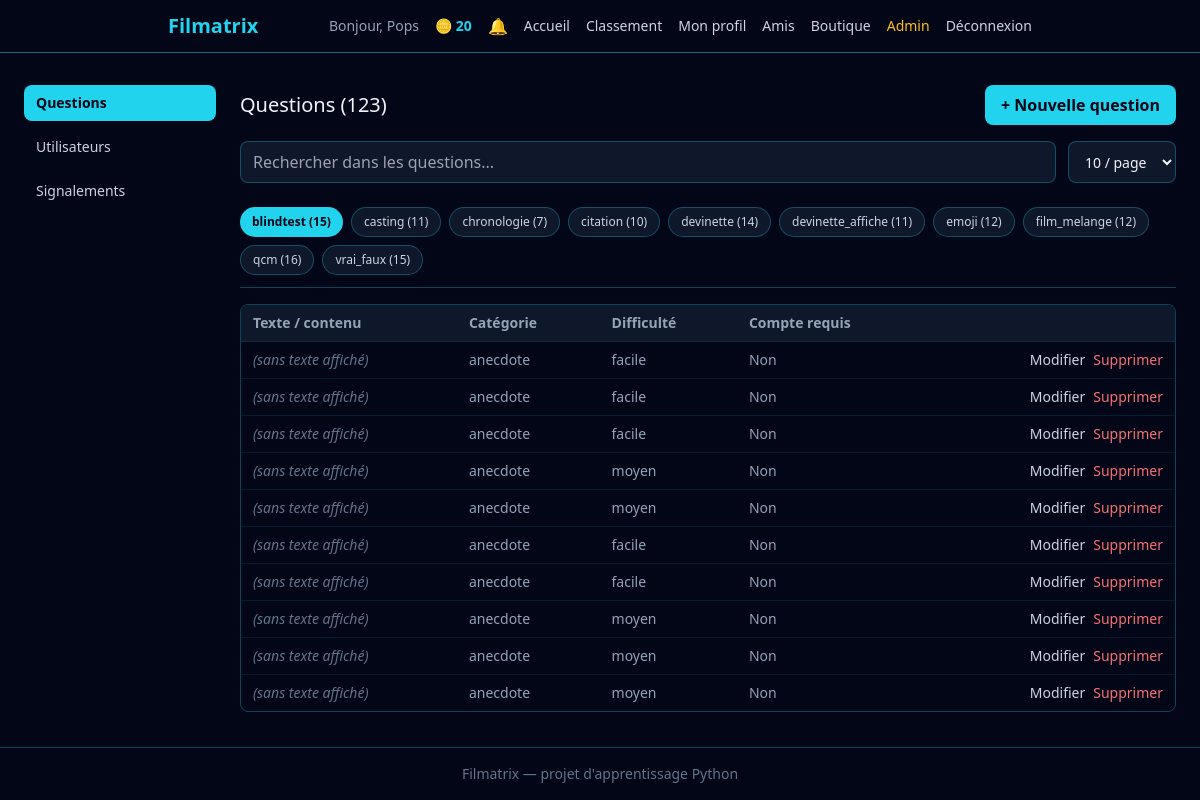
The app's page /admin/questions (signed in) with its own data.
### src/models.py (models this page shows, shortened)
class User(db.Model, UserMixin):
    __tablename__ = "users"
    id = db.Column(db.Integer, primary_key=True)
    username = db.Column(db.String(50), unique=True, nullable=False)
    email = db.Column(db.String(120), unique=True, nullable=False)
    password_hash = db.Column(db.String(255), nullable=False)
    total_xp = db.Column(db.Integer, nullable=False, default=0)
    coins = db.Column(db.Integer, nullable=False, default=0)
    equipped_title = db.Column(db.String(50), nullable=True)
    is_admin = db.Column(db.Boolean, nullable=False, default=False)
    avatar = db.Column(db.String(10), nullable=True)
    bio = db.Column(db.String(280), nullable=True)

class Question(db.Model):
    __tablename__ = "questions"
    id = db.Column(db.Integer, primary_key=True)
    mode = db.Column(db.String(50), nullable=False)
    category = db.Column(db.String(50), nullable=False)
    difficulty = db.Column(db.String(20), nullable=False)
    prompt = db.Column(db.Text, nullable=False)
    payload = db.Column(db.JSON, nullable=False)
    correct_answer = db.Column(db.JSON, nullable=False)
    requires_account = db.Column(db.Boolean, nullable=False, default=False)

### app.py (the view)
    @app.route("/admin/questions")
    @login_required
    @admin_required
    def admin_questions_list() -> str:
        all_questions = Question.query.order_by(Question.mode, Question.id).all()
        questions_by_mode = {}
        for question in all_questions:
            questions_by_mode.setdefault(question.mode, []).append(question)
        return render_template(
                "admin/questions_list.html",
                questions_by_mode=questions_by_mode,
                total_count=len(all_questions),
                active_admin_section="questions"
            )

### src/admin.py (called while the page is built)
def admin_required(view_function):
    @wraps(view_function)
    def wrapped_view(*args, **kwargs):
        if not current_user.is_authenticated or not current_user.is_admin:
            abort(403)
        return view_function(*args, **kwargs)
    return wrapped_view

### src/notifications.py (called while the page is built)
def get_unread_count(user_id: int) -> int:
    return Notification.query.filter_by(user_id=user_id, is_read=False).count()

### templates/admin/questions_list.html (shortened to what this page needs)
{% extends "admin/base_admin.html" %}
{% block admin_content %}
<div class="flex items-center justify-between mb-4">
    <h2 class="text-xl">Questions ({{ total_count }})</h2>
    <a href="{{ url_for('admin_questions_new') }}"
       class="bg-cyan-400 hover:bg-cyan-300 text-slate-950 font-bold px-4 py-2 rounded-lg transition">
        + Nouvelle question
    </a>
</div>
<div class="flex flex-col sm:flex-row gap-3 mb-6">
    <div class="relative flex-1">
        <input type="text" id="question-search" placeholder="Rechercher dans les questions..."
               class="w-full bg-slate-900 border border-cyan-400/30 rounded-lg px-3 py-2 text-slate-100"
               autocomplete="off">
    </div>
    <select id="rows-per-page-select"
            class="bg-slate-900 border border-cyan-400/30 rounded-lg px-3 py-2 text-slate-100 text-sm">
        <option value="10">10 / page</option>
    </select>
</div>
<div class="flex flex-wrap gap-2 mb-4 border-b border-cyan-400/30 pb-3">
    {% for mode, questions in questions_by_mode.items() %}
    <button type="button" class="mode-tab-button text-xs px-3 py-1.5 rounded-full transition
                                  {% if loop.first %}bg-cyan-400 text-slate-950 font-bold{% else %}bg-slate-900 border border-cyan-400/30 text-slate-300 hover:border-cyan-400{% endif %}"
            data-mode="{{ mode }}">
        {{ mode }} ({{ questions | length }})
    </button>
    {% endfor %}
</div>
{% for mode, questions in questions_by_mode.items() %}
<div class="question-mode-panel {% if not loop.first %}hidden{% endif %}" data-mode="{{ mode }}">
    <div class="overflow-x-auto rounded-lg border border-cyan-400/30">
        <table class="w-full text-sm">
            <thead>
                <tr class="bg-slate-900 text-slate-400 text-left">
                    <th class="px-3 py-2">Texte / contenu</th>
                    <th class="px-3 py-2">Catégorie</th>
                    <th class="px-3 py-2">Difficulté</th>
                    <th class="px-3 py-2">Compte requis</th>
                    <th class="px-3 py-2"></th>
                </tr>
            </thead>
            <tbody>
                {% for question in questions %}
                <tr class="border-t border-cyan-400/10 hover:bg-slate-900/50 question-row"
                    id="question-row-{{ question.id }}"
                    data-search-text="{{ question.prompt }} {{ question.category }}"
                    data-mode="{{ mode }}"
                    data-display-text="{{ question.prompt if question.prompt else '(' + question.category + ')' }}">
                    <td class="px-3 py-2">
                        {% if question.prompt %}
                            {{ question.prompt }}
                        {% else %}
                            <span class="text-slate-500 italic">(sans texte affiché)</span>
                        {% endif %}
                    </td>
                    <td class="px-3 py-2 text-slate-400">{{ question.category }}</td>
                    <td class="px-3 py-2 text-slate-400">{{ question.difficulty }}</td>
                    <td class="px-3 py-2 text-slate-400">{{ "Oui" if question.requires_account else "Non" }}</td>
                    <td class="px-3 py-2">
                        <div class="flex gap-2 justify-end">
                            <a href="{{ url_for('admin_questions_edit', question_id=question.id) }}"
                               class="text-slate-300 hover:text-cyan-400 transition">Modifier</a>
                            <form method="POST" action="{{ url_for('admin_questions_delete', question_id=question.id) }}"
                                  onsubmit="return confirm('Supprimer cette question ?');">
                                <button type="submit" class="text-red-400 hover:text-red-300 transition">Supprimer</button>
                            </form>
                        </div>
                    </td>
                </tr>
                {% endfor %}
            </tbody>
        </table>
    </div>
</div>
{% endfor %}
{% endblock %}

### templates/base.html (shortened to what this page needs)
<!DOCTYPE html>
<html lang="fr">
<head>
    <link rel="stylesheet" href="{{ url_for('static', filename='css/output.css') }}">
</head>
<body class="bg-slate-950 text-slate-100 min-h-screen flex flex-col">
    <header class="border-b border-cyan-400/50">
    <nav class="max-w-4xl mx-auto px-4 py-3">
        <div class="flex items-center justify-between">
            <a href="{{ url_for('home') }}" class="text-xl font-bold text-cyan-400">
                Filmatrix
            </a>
            <div class="flex items-center gap-4">
                {% if current_user.is_authenticated %}
                    <span class="text-slate-400 text-sm">Bonjour, {{ current_user.username }}</span>
                    <span class="text-cyan-400 text-sm font-bold flex items-center gap-1">
                         🪙 {{ current_user.coins }}
                    </span>
                    <div class="relative">
                        <button id="notification-bell" class="relative text-slate-300 hover:text-cyan-400 transition" aria-label="Notifications">
                            🔔
                        </button>
                    </div>
                {% endif %}
                <div class="hidden md:flex items-center gap-4 text-sm">
                    <a href="{{ url_for('home') }}" class="text-slate-300 hover:text-cyan-400 transition">Accueil</a>
                    <a href="{{ url_for('leaderboard') }}" class="text-slate-300 hover:text-cyan-400 transition">Classement</a>
                    {% if current_user.is_authenticated %}
                        <a href="{{ url_for('profile') }}" class="text-slate-300 hover:text-cyan-400 transition">Mon profil</a>
                        <a href="{{ url_for('friends_list') }}" class="text-slate-300 hover:text-cyan-400 transition">Amis</a>
                        <a href="{{ url_for('shop') }}" class="text-slate-300 hover:text-cyan-400 transition">Boutique</a>
                        {% if current_user.is_admin %}
                            <a href="{{ url_for('admin_questions_list') }}" class="text-amber-400 hover:text-amber-300 transition">Admin</a>
                        {% endif %}
                        <a href="{{ url_for('logout') }}" class="text-slate-300 hover:text-cyan-400 transition">Déconnexion</a>
                    {% else %}
                        <a href="{{ url_for('login') }}" class="text-slate-300 hover:text-cyan-400 transition">Connexion</a>
                        <a href="{{ url_for('register') }}" class="bg-cyan-400 hover:bg-cyan-300 text-slate-950 font-bold px-3 py-1.5 rounded-lg transition">Inscription</a>
                    {% endif %}
                </div>
            </div>
        </div>
    </nav>
</header>
    <main class="flex-1 p-4">
        {% block content %}{% endblock %}
    </main>
    <footer class="border-t border-cyan-400/30 text-center text-slate-500 text-sm py-4">
        Filmatrix — projet d'apprentissage Python
    </footer>
</body>
</html>

### records on screen
User: username "Pops", coins "20"
Question: mode "blindtest", questions "15", prompt "(sans texte affiché)", category "anecdote", difficulty "facile", requires_account "Non"
Question: mode "casting", questions "11"
Question: mode "chronologie", questions "7"
Question: mode "citation", questions "10"
Question: mode "devinette", questions "14"
Question: mode "devinette_affiche", questions "11"
Question: mode "emoji", questions "12"
Question: mode "film_melange", questions "12"
Question: mode "qcm", questions "16"
Question: mode "vrai_faux", questions "15"
Question: prompt "(sans texte affiché)", category "anecdote", difficulty "facile", requires_account "Non"
Question: prompt "(sans texte affiché)", category "anecdote", difficulty "facile", requires_account "Non"
Question: prompt "(sans texte affiché)", category "anecdote", difficulty "moyen", requires_account "Non"
Question: prompt "(sans texte affiché)", category "anecdote", difficulty "moyen", requires_account "Non"
Question: prompt "(sans texte affiché)", category "anecdote", difficulty "facile", requires_account "Non"
Question: prompt "(sans texte affiché)", category "anecdote", difficulty "facile", requires_account "Non"
Question: prompt "(sans texte affiché)", category "anecdote", difficulty "moyen", requires_account "Non"
Question: prompt "(sans texte affiché)", category "anecdote", difficulty "moyen", requires_account "Non"
Question: prompt "(sans texte affiché)", category "anecdote", difficulty "moyen", requires_account "Non"

### other values on screen
{{ total_count }} "123"
